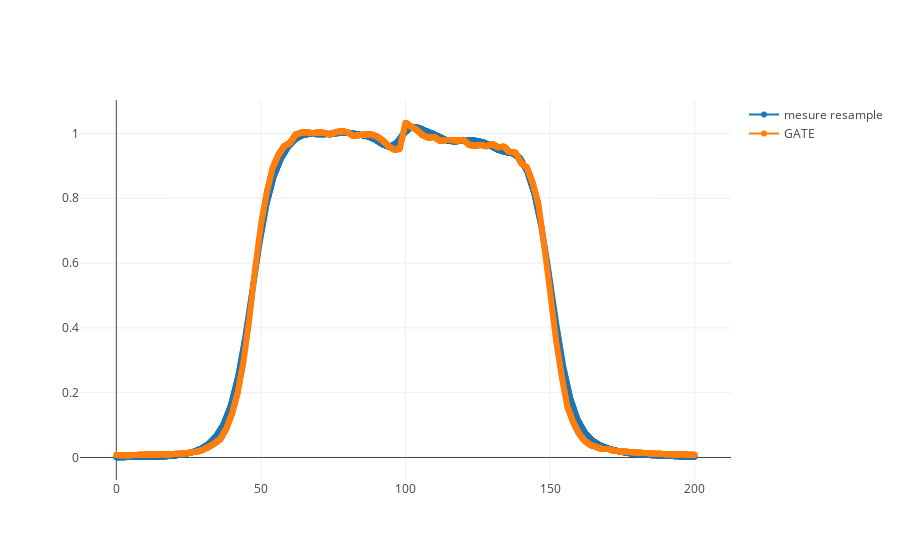
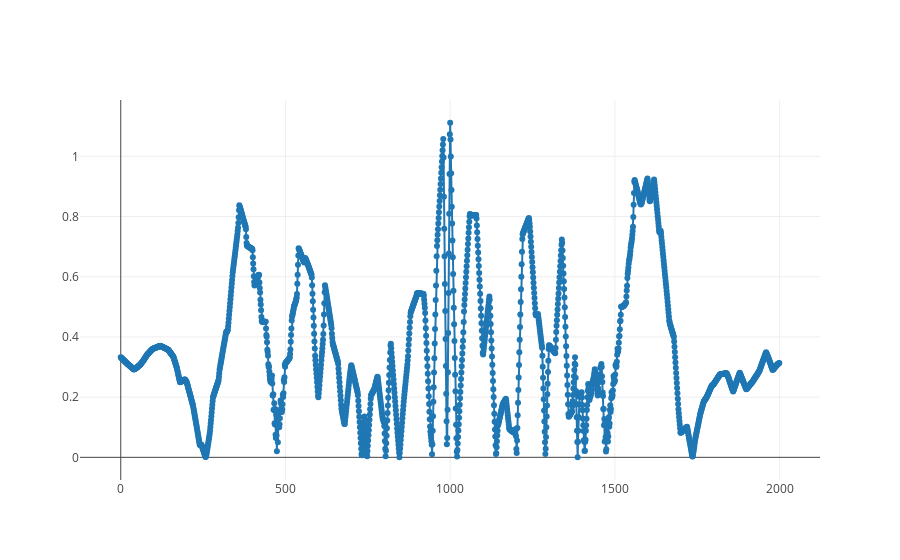

Source (notebook cell) for these figures, in order:
### Code cell
refX=df1['pas']
refY=df1['value']
gateX=df2['pas']
gateY=df2['value']

print type(refX[0])
print type(gateX[0])
print type(refY[0])
print type(gateY[0])

DTA=2 #mm
deltaDmax=0.02

refX2=np.linspace(0, 200, 2000)


refY2=np.interp(refX2, refX, refY)

gateX2=np.linspace(0, 200, 2000)
gateY2=np.interp(gateX2, gateX, gateY)

# !!!!!!!!!!!!!!!!!!!!!!!

#refX2=refX2+3
gateY2=gateY2*1.01



# !!!!!!!!!!!!!!!!!!!!!!!



#refY2=(refY2 > 0.10)
#gateY=(gateY > 0.10)
deltaD=np.zeros(len(refY2))


gammaIndex=np.zeros(len(gateX2))
gammaIndexTEMP=np.zeros(len(refX2))
drTEMP=np.zeros(len(refX2))
dr=np.zeros(len(refX2))

for i in range(len(gateX2)):
    for j in range(len(refX2)):
        dr[j]=(gateX2[i]-refX2[j])
        deltaD[j]=gateY2[i]-refY2[j]
        gammaIndexTEMP[j]=m.sqrt(((deltaD[j]**2)/deltaDmax**2) + ((dr[j]**2)/DTA**2))
        #print gammaIndexTEMP[j]            
    gammaIndex[i]=gammaIndexTEMP.min()
    

print
print "GAMMA INDEX :"
#print gammaIndex

nok=0.0

a=0
for i in range(len(gammaIndex)):
    
    if gateY2[i]>0.10:
        a=a+1
        if gammaIndex[i]<1:
            nok=nok+1
print a
#for i in range(len(gammaIndex)):
#        if gammaIndex[i]<1:
#            nok=nok+1
print nok            
print (gammaIndex < 1).sum()

#print len(gammaIndex)
passRate=(nok/a)*100
#passRate=(nok/len(gammaIndex))*100

print
print('Pass Rate : ' +str(passRate) +' %')


trace1 = go.Scatter(
    x = refX2,
    y = refY2,
    mode = 'lines+markers', 
    name = 'mesure resample')

trace2 = go.Scatter(
    x = gateX2,
    y = gateY2,
    mode = 'lines+markers', 
    name = 'GATE')



xgamma=range(len(gammaIndex))
trace3 = go.Scatter(
    x = xgamma,
    y = gammaIndex,
    mode = 'lines+markers', 
    name = 'gamma index')


            
data = [trace1, trace2]
py.iplot(data, filename='scatter-mode')   


data1 = [trace3]
py.iplot(data1, filename='scatter-mode')

### Figure 1 — Plotly figure (JSON) as saved in the notebook; plotly's stock layout.template omitted (floating-point values rounded to 4 significant figures; data arrays with more than 128 entries replaced by an {"elided": "..."} marker saying what was removed)
{"data": [{"mode": "lines+markers", "name": "mesure resample", "type": "scatter", "x": {"elided": "2000 float values"}, "y": {"elided": "2000 float values"}}, {"mode": "lines+markers", "name": "GATE", "type": "scatter", "x": {"elided": "2000 float values"}, "y": {"elided": "2000 float values"}}], "layout": {}}

### Figure 2 — Plotly figure (JSON) as saved in the notebook; plotly's stock layout.template omitted (floating-point values rounded to 4 significant figures; data arrays with more than 128 entries replaced by an {"elided": "..."} marker saying what was removed)
{"data": [{"mode": "lines+markers", "name": "gamma index", "type": "scatter", "x": {"elided": "2000 int values"}, "y": {"elided": "2000 float values"}}], "layout": {}}
